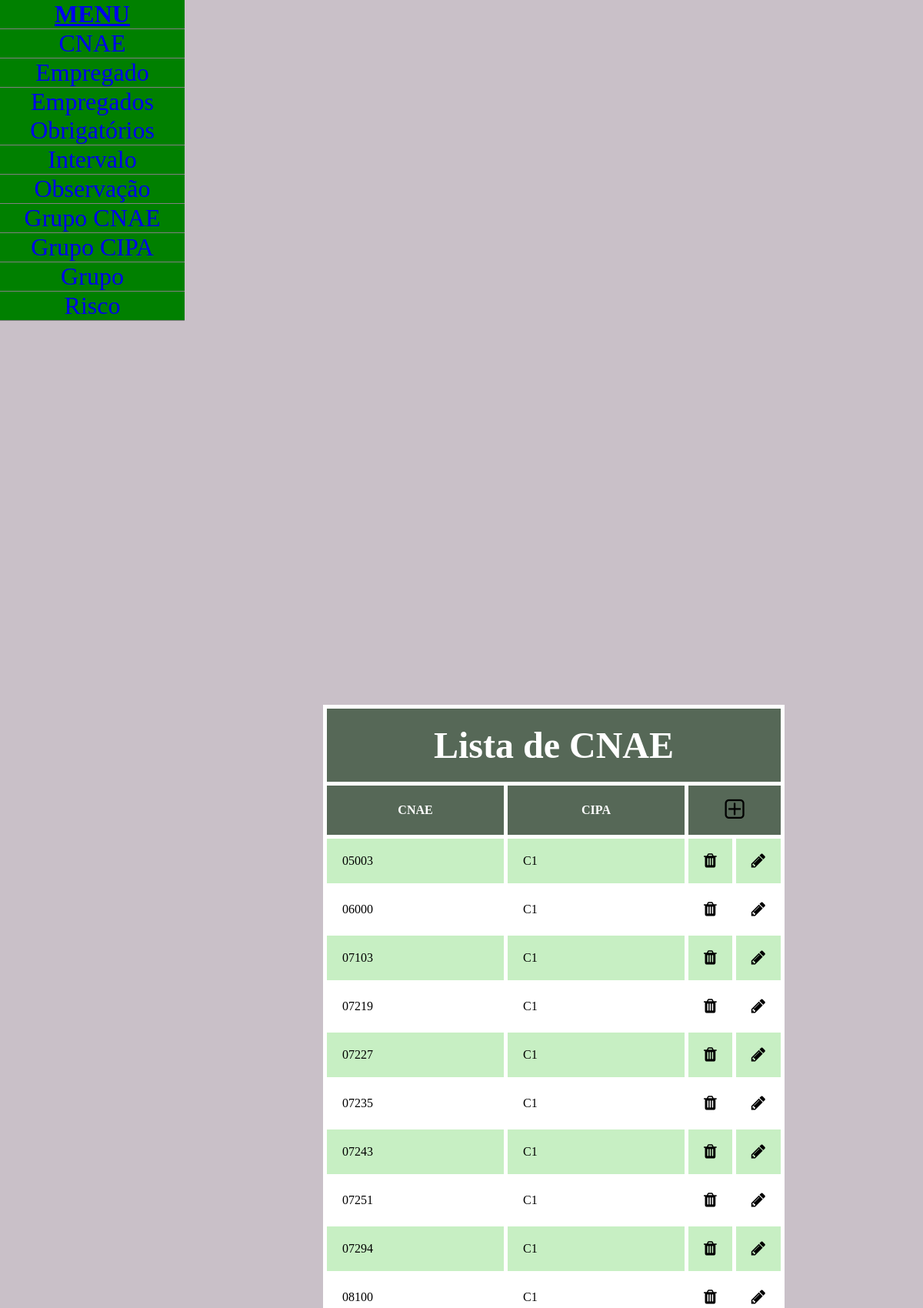
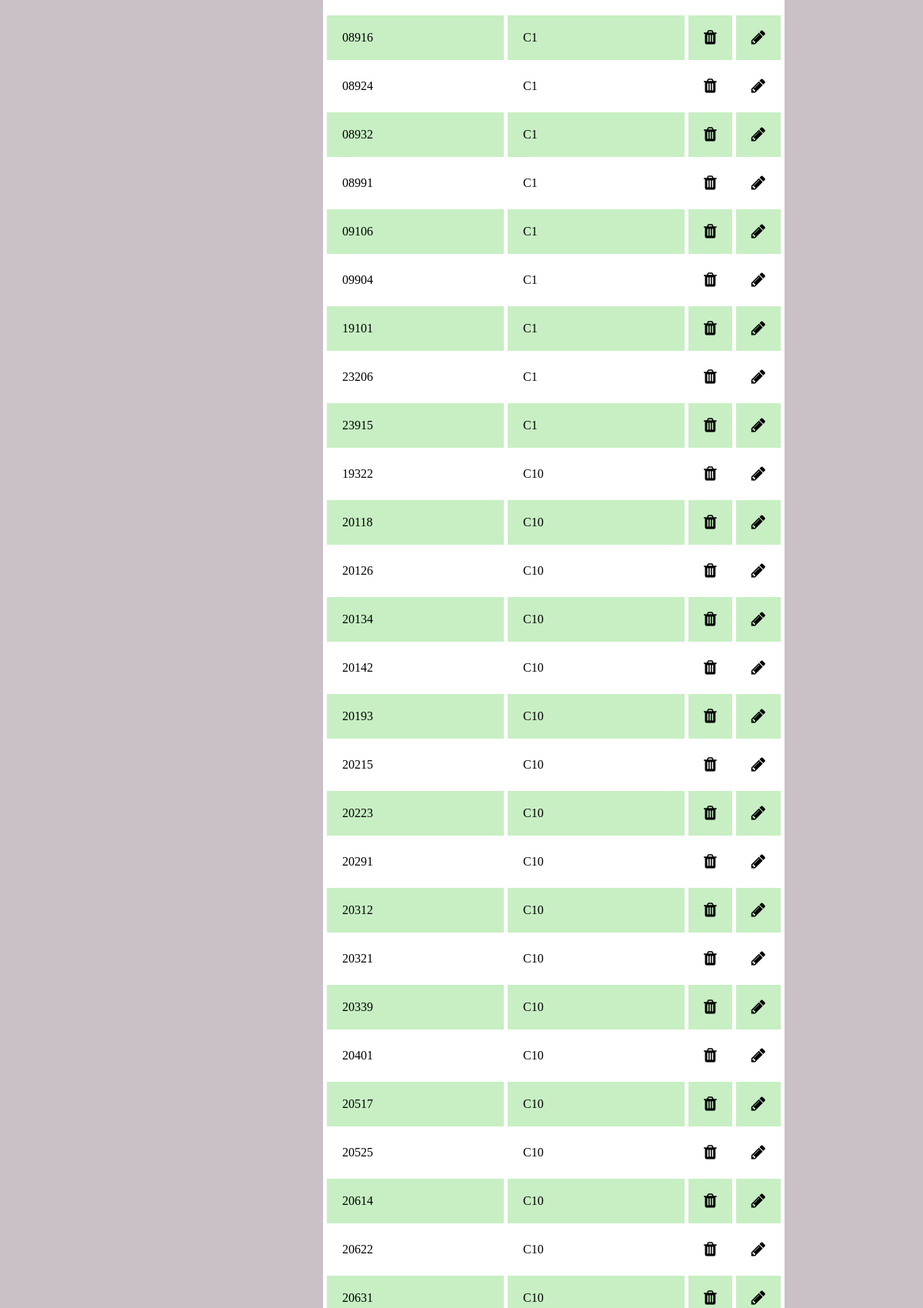
/html/lista_grcnae_tst.php (upper part), run on the app's committed database (2 pictures, top to bottom).
### tables this page shows
CREATE TABLE grupo_cnae(
	
	cipa CHAR(4)NOT NULL,
	num_cnae CHAR(5)NOT NULL,
	
	CONSTRAINT PrKgrupo_cnae PRIMARY KEY (num_cnae,cipa),
	CONSTRAINT FrKgrupo_cnae_cnae FOREIGN KEY (num_cnae) REFERENCES cnae (num_cnae),
	CONSTRAINT FrKgrupo_cnae_cipa FOREIGN KEY (cipa) REFERENCES grupo (cipa)
);

### processa/bd.class.php (called while the page is built, shortened)
<?php
	class bd{
	var $conexao;
		function add_banco($usuario, $senha, $endereco = "localhost", $nome_bd){
			$this->usuario = "$usuario";
			$this->senha = "$senha";
			$this->endereco = "$endereco";
			$this->nome_bd = "$nome_bd";
			$this->conexao = mysqli_connect($this->endereco, $this->usuario, $this->senha, $this->nome_bd) or die ("Erro ao conectar");
			}
		function get_all($tabela, $id = NULL){
			if(is_null($id)){
				$consulta = "SELECT * FROM $tabela";
				$resultado = mysqli_query($this->conexao, $consulta);
			}else{
				$bd = new bd;
				$consulta = "SELECT * FROM $tabela WHERE $id";
				$resultado = mysqli_query($this->conexao, $consulta);
			}
			return $resultado;
		}
	}
	$bd = new bd();

### html/lista_grcnae_tst.php (the view, shortened to what this page needs)
<?php  require_once '../processa/bd.class.php' ?>
<html>
	<head>
		<link rel="stylesheet" href="font-awesome-4.6.2/css/font-awesome.min.css">
		<link rel="stylesheet" href="style.css">
	</head>
	<body class="fundo_home">
		<?php include "menu.php"; ?>
		<p class="centraliza">
		<table>
			<thead class="topo_lista">
				<tr>
					<td colspan="4">
						<strong>Lista de CNAE<strong>
					</td>
				</tr>
			</thead>
		 <tr class="topo_tabela">
			<th style='color: #FFF;'>CNAE</th>
			<th style='color: #FFF;'>CIPA</th>
			<th colspan="2">
				<a href="novo_tst.php" style='text-decoration: none text-align:center' title='Novo'>
					<i class='fa fa-2x fa-plus-square-o fa-lg' style='color: black;'></i>
				</a>
			</th>
		  </tr>
		  <?php
			$resultado = $bd->get_all('grupo_cnae');
			$cor = "#FFF";
			while($linha = mysqli_fetch_array($resultado)){
				$cor == "#c7efc3" ? $cor = "#FFF" : $cor = "#c7efc3";
					echo "<tr style='background-color: $cor;' >
							<td style='width: 40%;'>".
								$linha['num_cnae']
							."</td>
							<td style='width: 40%;'>".
								$linha['cipa']
							."</td>
							<td class='td' style='width: 10%;'>
								<a href='edita_tst.php?COD=".$linha['cipa']."&COD2=".$linha['num_cnae']."'>
								<i class='fa fa-1g fa-trash fa-lg' style='color:black' title='Excluir'></i>
								</a>
							</td>
							<td class='td' style='width: 10%;'>
								<a href='deleta_tst.php?menu=grupo_cnae&COD=".$linha['cipa']."&COD2=".$linha['num_cnae']."' onclick='onfirma()'>
								<i class='fa fa-1g fa-pencil fa-lg' style='color:black' title='Editar'></i>
								</a>
							</td>
						</tr>";
				}
			?>
		</table>
	</body>
</html>

### html/style.css (style rules this page uses)
body { margin: 0px; }
.centraliza { position: absolute; text-align: center; left: 35%; top: 10%; width: 50%; }
.td { border: 5px solid white; border-collapse: collapse; text-align:center; }
table, td { border: 1px solid white; border-collapse: collapse; width: 100%; }
th, td { padding: 20px; height: 50px; border: 5px solid white; }
.fundo_home { background-color: #c9c0c8; }
.topo_lista { background-color:#566857; padding: 5%; color: #ffffff; font-size: 300%; text-align: center; }
.topo_tabela { background-color:#566857; padding: 20px; width: 200%; }

### data on the page
grupo_cnae: num_cnae "05003", cipa "C1"
grupo_cnae: num_cnae "06000", cipa "C1"
grupo_cnae: num_cnae "07103", cipa "C1"
grupo_cnae: num_cnae "07219", cipa "C1"
grupo_cnae: num_cnae "07227", cipa "C1"
grupo_cnae: num_cnae "07235", cipa "C1"
grupo_cnae: num_cnae "07243", cipa "C1"
grupo_cnae: num_cnae "07251", cipa "C1"
grupo_cnae: num_cnae "07294", cipa "C1"
grupo_cnae: num_cnae "08100", cipa "C1"
grupo_cnae: num_cnae "08916", cipa "C1"
grupo_cnae: num_cnae "08924", cipa "C1"
grupo_cnae: num_cnae "08932", cipa "C1"
grupo_cnae: num_cnae "08991", cipa "C1"
grupo_cnae: num_cnae "09106", cipa "C1"
grupo_cnae: num_cnae "09904", cipa "C1"
grupo_cnae: num_cnae "19101", cipa "C1"
grupo_cnae: num_cnae "23206", cipa "C1"
grupo_cnae: num_cnae "23915", cipa "C1"
grupo_cnae: num_cnae "19322", cipa "C10"
grupo_cnae: num_cnae "20118", cipa "C10"
grupo_cnae: num_cnae "20126", cipa "C10"
grupo_cnae: num_cnae "20134", cipa "C10"
grupo_cnae: num_cnae "20142", cipa "C10"
grupo_cnae: num_cnae "20193", cipa "C10"
grupo_cnae: num_cnae "20215", cipa "C10"
grupo_cnae: num_cnae "20223", cipa "C10"
grupo_cnae: num_cnae "20291", cipa "C10"
grupo_cnae: num_cnae "20312", cipa "C10"
grupo_cnae: num_cnae "20321", cipa "C10"
grupo_cnae: num_cnae "20339", cipa "C10"
grupo_cnae: num_cnae "20401", cipa "C10"
grupo_cnae: num_cnae "20517", cipa "C10"
grupo_cnae: num_cnae "20525", cipa "C10"
grupo_cnae: num_cnae "20614", cipa "C10"
grupo_cnae: num_cnae "20622", cipa "C10"
grupo_cnae: num_cnae "20631", cipa "C10"
